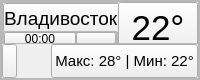
            <widget class="QFrame" name="button_frame_3">
             <property name="sizePolicy">
              <sizepolicy hsizetype="Fixed" vsizetype="Fixed">
               <horstretch>0</horstretch>
               <verstretch>0</verstretch>
              </sizepolicy>
             </property>
             <property name="minimumSize">
              <size>
               <width>200</width>
               <height>80</height>
              </size>
             </property>
             <property name="maximumSize">
              <size>
               <width>200</width>
               <height>80</height>
              </size>
             </property>
             <property name="font">
              <font>
               <pointsize>14</pointsize>
              </font>
             </property>
             <property name="styleSheet">
              <string notr="true">
#button_frame{
	border-bottom: 1px solid white;
}</string>
             </property>
             <property name="frameShape">
              <enum>QFrame::StyledPanel</enum>
             </property>
             <property name="frameShadow">
              <enum>QFrame::Raised</enum>
             </property>
             <layout class="QVBoxLayout" name="button_frame_vlayout_3">
              <property name="spacing">
               <number>0</number>
              </property>
              <property name="leftMargin">
               <number>0</number>
              </property>
              <property name="topMargin">
               <number>0</number>
              </property>
              <property name="rightMargin">
               <number>0</number>
              </property>
              <property name="bottomMargin">
               <number>0</number>
              </property>
              <item>
               <widget class="QFrame" name="main_btn_frame_3">
                <property name="frameShape">
                 <enum>QFrame::StyledPanel</enum>
                </property>
                <property name="frameShadow">
                 <enum>QFrame::Raised</enum>
                </property>
                <layout class="QHBoxLayout" name="main_btn_frame_hlayout_3">
                 <property name="spacing">
                  <number>0</number>
                 </property>
                 <property name="leftMargin">
                  <number>0</number>
                 </property>
                 <property name="topMargin">
                  <number>0</number>
                 </property>
                 <property name="rightMargin">
                  <number>0</number>
                 </property>
                 <property name="bottomMargin">
                  <number>0</number>
                 </property>
                 <item>
                  <widget class="QFrame" name="city_time_frame_3">
                   <property name="sizePolicy">
                    <sizepolicy hsizetype="Expanding" vsizetype="Preferred">
                     <horstretch>0</horstretch>
                     <verstretch>0</verstretch>
                    </sizepolicy>
                   </property>
                   <property name="minimumSize">
                    <size>
                     <width>0</width>
                     <height>44</height>
                    </size>
                   </property>
                   <property name="frameShape">
                    <enum>QFrame::StyledPanel</enum>
                   </property>
                   <property name="frameShadow">
                    <enum>QFrame::Raised</enum>
                   </property>
                   <layout class="QVBoxLayout" name="city_time_vlayout_3">
                    <property name="spacing">
                     <number>0</number>
                    </property>
                    <property name="leftMargin">
                     <number>0</number>
                    </property>
                    <property name="topMargin">
                     <number>0</number>
                    </property>
                    <property name="rightMargin">
                     <number>0</number>
                    </property>
                    <property name="bottomMargin">
                     <number>0</number>
                    </property>
                    <item>
                     <widget class="QPushButton" name="city_btn_3">
                      <property name="sizePolicy">
                       <sizepolicy hsizetype="Expanding" vsizetype="Fixed">
                        <horstretch>0</horstretch>
                        <verstretch>0</verstretch>
                       </sizepolicy>
                      </property>
                      <property name="minimumSize">
                       <size>
                        <width>146</width>
                        <height>30</height>
                       </size>
                      </property>
                      <property name="maximumSize">
                       <size>
                        <width>146</width>
                        <height>30</height>
                       </size>
                      </property>
                      <property name="font">
                       <font>
                        <pointsize>14</pointsize>
                       </font>
                      </property>
                      <property name="cursor">
                       <cursorShape>PointingHandCursor</cursorShape>
                      </property>
                      <property name="styleSheet">
                       <string notr="true">text-align: left;</string>
                      </property>
                      <property name="text">
                       <string>Владивосток</string>
                      </property>
                      <property name="autoDefault">
                       <bool>false</bool>
                      </property>
                      <property name="default">
                       <bool>false</bool>
                      </property>
                      <property name="flat">
                       <bool>false</bool>
                      </property>
                     </widget>
                    </item>
                    <item>
                     <widget class="QFrame" name="time_frame_3">
                      <property name="minimumSize">
                       <size>
                        <width>0</width>
                        <height>14</height>
                       </size>
                      </property>
                      <property name="frameShape">
                       <enum>QFrame::StyledPanel</enum>
                      </property>
                      <property name="frameShadow">
                       <enum>QFrame::Raised</enum>
                      </property>
                      <layout class="QHBoxLayout" name="time_hlayout_3">
                       <property name="spacing">
                        <number>0</number>
                       </property>
                       <property name="leftMargin">
                        <number>0</number>
                       </property>
                       <property name="topMargin">
                        <number>0</number>
                       </property>
                       <property name="rightMargin">
                        <number>0</number>
                       </property>
                       <property name="bottomMargin">
                        <number>0</number>
                       </property>
                       <item>
                        <widget class="QPushButton" name="time_btn_3">
                         <property name="sizePolicy">
                          <sizepolicy hsizetype="Fixed" vsizetype="Fixed">
                           <horstretch>0</horstretch>
                           <verstretch>0</verstretch>
                          </sizepolicy>
                         </property>
                         <property name="minimumSize">
                          <size>
                           <width>0</width>
                           <height>14</height>
                          </size>
                         </property>
                         <property name="maximumSize">
                          <size>
                           <width>16777215</width>
                           <height>14</height>
                          </size>
                         </property>
                         <property name="font">
                          <font>
                           <pointsize>9</pointsize>
                          </font>
                         </property>
                         <property name="cursor">
                          <cursorShape>PointingHandCursor</cursorShape>
                         </property>
                         <property name="text">
                          <string>00:00</string>
                         </property>
                        </widget>
                       </item>
                       <item>
                        <widget class="QPushButton" name="empty_time_btn_3">
                         <property name="cursor">
                          <cursorShape>PointingHandCursor</cursorShape>
                         </property>
                         <property name="text">
                          <string/>
                         </property>
                        </widget>
                       </item>
                      </layout>
                     </widget>
                    </item>
                   </layout>
                  </widget>
                 </item>
                 <item alignment="Qt::AlignRight">
                  <widget class="QPushButton" name="temp_btn_3">
                   <property name="minimumSize">
                    <size>
                     <width>0</width>
                     <height>51</height>
                    </size>
                   </property>
                   <property name="maximumSize">
                    <size>
                     <width>16777215</width>
                     <height>51</height>
                    </size>
                   </property>
                   <property name="font">
                    <font>
                     <pointsize>26</pointsize>
                    </font>
                   </property>
                   <property name="cursor">
                    <cursorShape>PointingHandCursor</cursorShape>
                   </property>
                   <property name="text">
                    <string>22°</string>
                   </property>
                  </widget>
                 </item>
                </layout>
               </widget>
              </item>
              <item>
               <widget class="QFrame" name="weather_frame_3">
                <property name="minimumSize">
                 <size>
                  <width>0</width>
                  <height>36</height>
                 </size>
                </property>
                <property name="maximumSize">
                 <size>
                  <width>16777215</width>
                  <height>36</height>
                 </size>
                </property>
                <property name="frameShape">
                 <enum>QFrame::StyledPanel</enum>
                </property>
                <property name="frameShadow">
                 <enum>QFrame::Raised</enum>
                </property>
                <layout class="QHBoxLayout" name="weather_hlayout_3">
                 <property name="spacing">
                  <number>0</number>
                 </property>
                 <property name="leftMargin">
                  <number>0</number>
                 </property>
                 <property name="topMargin">
                  <number>0</number>
                 </property>
                 <property name="rightMargin">
                  <number>0</number>
                 </property>
                 <property name="bottomMargin">
                  <number>0</number>
                 </property>
                 <item>
                  <widget class="QPushButton" name="empty_weather_btn_3">
                   <property name="sizePolicy">
                    <sizepolicy hsizetype="Expanding" vsizetype="Expanding">
                     <horstretch>0</horstretch>
                     <verstretch>0</verstretch>
                    </sizepolicy>
                   </property>
                   <property name="maximumSize">
                    <size>
                     <width>15</width>
                     <height>16777215</height>
                    </size>
                   </property>
                   <property name="cursor">
                    <cursorShape>PointingHandCursor</cursorShape>
                   </property>
                   <property name="text">
                    <string/>
                   </property>
                  </widget>
                 </item>
                 <item alignment="Qt::AlignRight">
                  <widget class="QPushButton" name="weather_btn_3">
                   <property name="minimumSize">
                    <size>
                     <width>0</width>
                     <height>34</height>
                    </size>
                   </property>
                   <property name="maximumSize">
                    <size>
                     <width>16777215</width>
                     <height>34</height>
                    </size>
                   </property>
                   <property name="font">
                    <font>
                     <pointsize>11</pointsize>
                    </font>
                   </property>
                   <property name="cursor">
                    <cursorShape>PointingHandCursor</cursorShape>
                   </property>
                   <property name="text">
                    <string>Макс: 28° | Мин: 22°</string>
                   </property>
                   <property name="icon">
                    <iconset>
                     <normaloff>icons/10d@2x.png</normaloff>icons/10d@2x.png</iconset>
                   </property>
                   <property name="iconSize">
                    <size>
                     <width>36</width>
                     <height>36</height>
                    </size>
                   </property>
                  </widget>
                 </item>
                </layout>
               </widget>
              </item>
             </layout>
            </widget>
